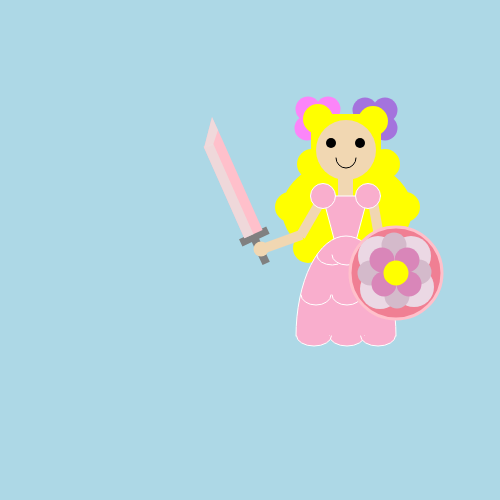
Frame 1 (no input)
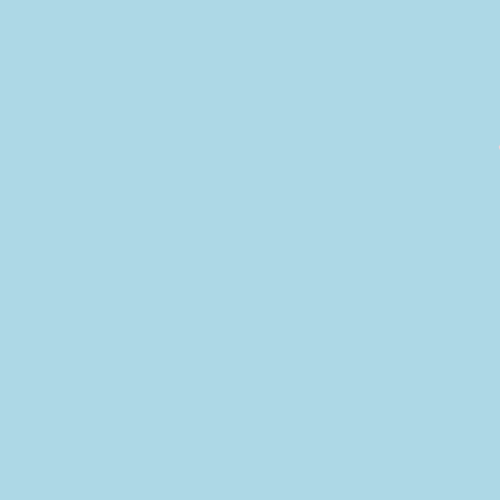
Frame 60 (no input)
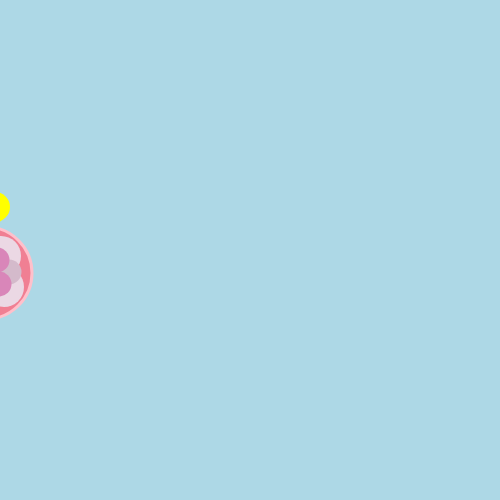
Frame 120 (the mouse pressed at the canvas centre since frame 60)

The p5.js sketch that drew these frames (run headless with seeded random() and noise() and a simulated clock; from frame 60 on, the mouse is pressed at the canvas centre):

// p5.js sketch
// ── sketch.js
let x = 0;

function setup() {
  createCanvas(500, 500);
}

function draw() {
  background("lightblue"); 
  noStroke() ;
  push() ;
  translate(x, 50) ;
  avatar() ;
  x += 5; 
  if (x> width) {
    x = -500;
  }
  pop() ;

}

function avatar() {
  //avatar
  fill("rgb(252,133,249)");
  ellipse(308, 59, 25, 25);
  
  fill("rgb(252,133,249)");
  ellipse(328, 59, 25, 25);
  
  fill("rgb(252,133,249)");
  ellipse(307, 78, 25, 25);
  
  fill("rgb(164,115,221)");
  ellipse(385, 78, 25, 25);
  
  fill("rgb(164,115,221)");
  ellipse(385, 60, 25, 25);
  
  fill("rgb(164,115,221)");
  ellipse(365, 60, 25, 25);
  
  fill("yellow");
  rect(311, 64, 70, 115);
  
  fill("yellow");
  arc(347, 196, 100, 200, PI, TWO_PI);
  
  fill("yellow");
  ellipse(318, 69, 30, 30);
  
  fill("yellow");
  ellipse(373, 71, 30, 30);
  
  fill("yellow");
  ellipse(312, 114, 30, 30);
  
  fill("yellow");
  ellipse(290, 157, 30, 30);
  
  fill("yellow");
  ellipse(308, 198, 30, 30);
  
  fill("yellow");
  ellipse(385, 114, 30, 30);
  
  fill("yellow");
  ellipse(405, 157, 30, 30);
  
  fill("yellow");
  ellipse(347, 160, 130, 100);
    
  fill("rgb(241,215,178)");
  ellipse(346, 100, 60, 60);
  
  fill("black");
  ellipse(331, 93, 10, 10);
  
  fill("black");
  ellipse(360, 93, 10, 10);
  
  push();
  noFill();
  stroke(1);
  arc(346, 108, 20, 20, 0, PI);
  pop();
  
  fill("rgb(241,215,178)");
  rect(338, 126, 15, 20);
  
  push();
  fill("rgb(241,215,178)");
  translate(319, 152);
  rotate(30 * Math.PI / 180);
  translate(-319, -152);
  rect(315, 151, 10, 40);
  pop();
  
  push();
  fill("rgb(241,215,178)");
  translate(301, 186);
  rotate(70 * Math.PI / 180);
  translate(-301, -186);
  rect(295, 185, 10, 40);
  pop();
  
  push();
  fill("rgb(241,215,178)");
  translate(373, 152);
  rotate(350 * Math.PI / 180);
  translate(-373, -152);
  rect(368, 151, 10, 40);
  pop();
  
  push();
  fill("rgb(241,215,178)");
  translate(378, 185);
  rotate(335 * Math.PI / 180);
  translate(-379, -185);
  rect(374, 187, 10, 40);
  pop();
  
  //swordstart
  push();
  fill("grey");
  translate(259, 198);
  rotate(335 * Math.PI / 180);
  translate(-259, -198);
  rect(255, 185, 8, 30);
  pop();
  
  push();
  fill("grey");
  translate(253, 186);
  rotate(65 * Math.PI / 180);
  translate(-253, -186);
  rect(250, 170, 8, 30);
  pop();
  
  push();
  fill("rgb(255,192,203)");
  translate(263, 181);
  rotate(-24 * Math.PI / 180);
  translate(-263, -181);
  rect(243, 80, 20, 100);
  pop();
  
  push();
  fill("#ECDFDFCC");
  translate(263, 181);
  rotate(-24 * Math.PI / 180);
  translate(-263, -181);
  rect(243, 80, 10, 100);
  pop();
  
  fill("rgb(255,192,203)");
  triangle(204, 98, 212, 67, 222, 89);
  
  fill("#ECDFDFCC");
  quad(204, 98, 212, 67, 218, 80, 213, 95);
  //swordend
  
  fill("rgb(241,215,178)");
  ellipse(261, 199, 15, 15);

  push();
  fill("#F9AECD");
  stroke("white");
  strokeWeight(1);
  quad(323, 146, 368, 146, 356, 191, 335, 191);
  pop();
  
  push();
  fill("#F9AECD");
  stroke("white");
  strokeWeight(1);
  ellipse(323,146,25,25);
  pop();
  
  push();
  fill("#F9AECD");
  stroke("white");
  strokeWeight(1);
  ellipse(368,146,25,25);
  pop();
  
  push();
  fill("#F9AECD");
  stroke("white");
  strokeWeight(1);
  arc(346, 286, 100, 200, PI, TWO_PI);
  pop();
  
  push();
  noFill();
  stroke("white");
  strokeWeight(1);
  arc(347, 205, 30, 20, 0, PI);
  pop();
  
  push();
  noFill();
  stroke("white");
  strokeWeight(1);
  arc(332, 205, 30, 20, 1, PI);
  pop();
  
  push();
  noFill();
  stroke("white");
  strokeWeight(1);
  arc(347, 245, 30, 20, 0, PI);
  pop();
  
  push();
  noFill();
  stroke("white");
  strokeWeight(1);
  arc(316, 245, 30, 20, 0, PI);
  pop();
  
  push();
  fill("#F9AECD");
  stroke("white");
  strokeWeight(1);
  arc(347, 286, 35, 20, 0, PI);
  pop();
  
  push();
  fill("#F9AECD");
  stroke("white");
  strokeWeight(1);
  arc(314, 286, 35, 20, 0, PI);
  pop();
  
  push();
  fill("#F9AECD");
  stroke("white");
  strokeWeight(1);
  arc(378, 286, 35, 20, 0, PI);
  pop();
  
  //shield
  push();
  fill("rgb(240,127,147)");
  stroke("pink");
  strokeWeight(3);
  ellipse(396, 223, 92, 92);
  pop();
  
  fill("#EBD8E4");
  ellipse(378, 206, 40, 40);
  
  fill("#EBD8E4");
  ellipse(411, 206, 40, 40);
  
  fill("#EBD8E4");
  ellipse(414, 237, 40, 40);
  
  fill("#EBD8E4");
  ellipse(380, 239, 40, 40);
  
  fill("#D4BACB");
  ellipse(394, 195, 25, 25);
  
  fill("#D4BACB");
  ellipse(419, 222, 25, 25);
  
  fill("#D4BACB");
  ellipse(397, 246, 25, 25);
  
  fill("#D4BACB");
  ellipse(370, 223, 25, 25);
  
  fill("#D986B9");
  ellipse(382, 210, 25, 25);
  
  fill("#D986B9");
  ellipse(409, 234, 25, 25);
  
  fill("#D986B9");
  ellipse(384, 234, 25, 25);
  
  fill("#D986B9");
  ellipse(407, 210, 25, 25);
  
  fill("yellow");
  ellipse(396, 223, 25, 25);
}
